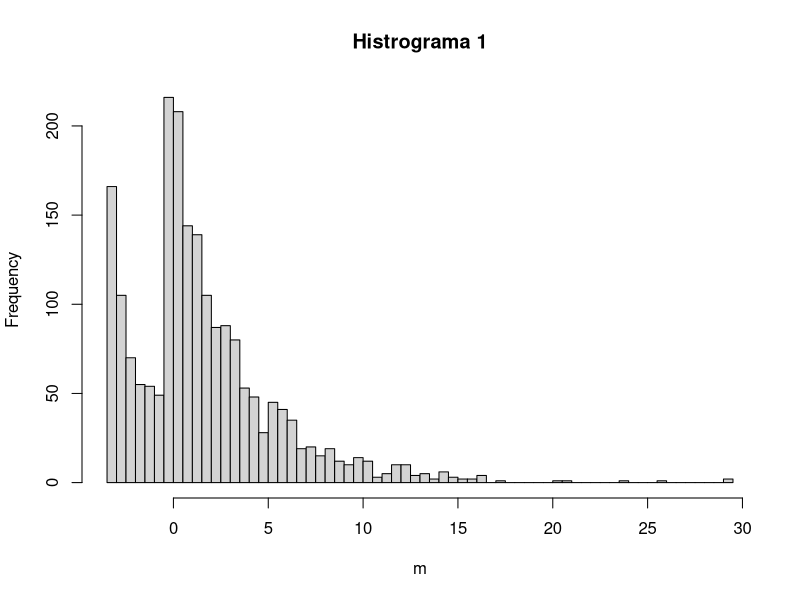
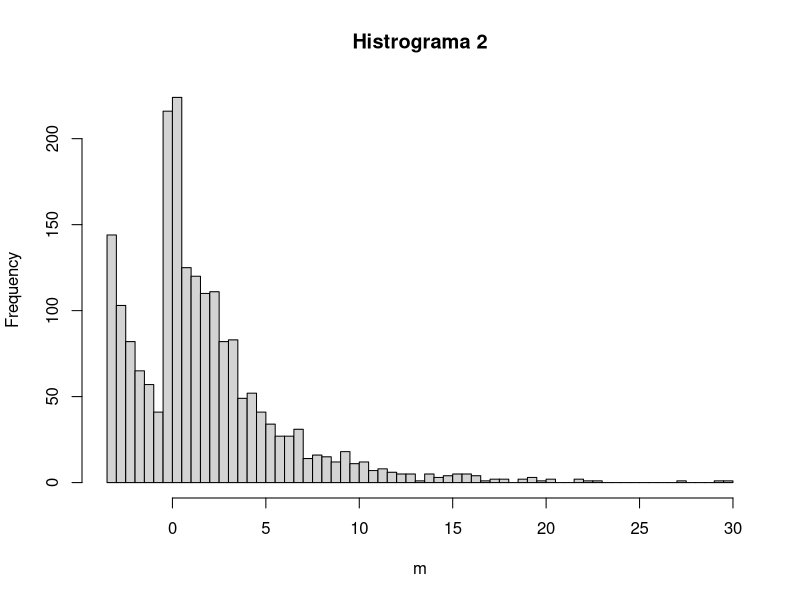
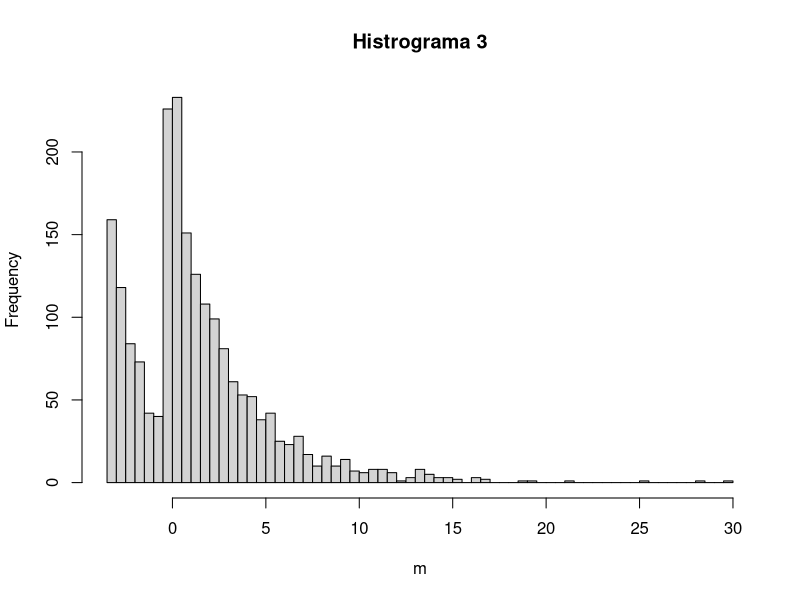
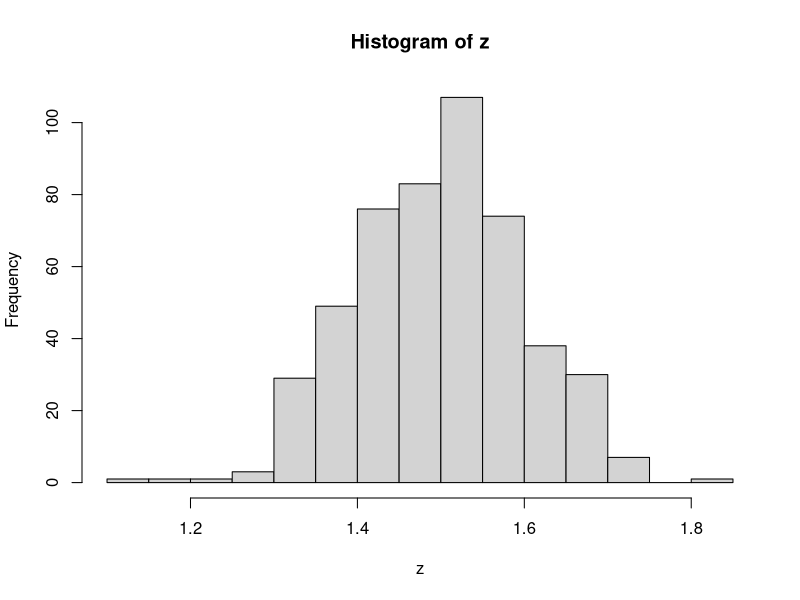

Here is the R script that generated these plots, in order:
## ---- chunk 1
options(warn = -1)
install.packages("semTools")
library(semTools)
## ---- chunk 2
z = rep(0,500) #repito "0" 500 vezes e armazeno em z
## ---- chunk 3
for(i in 1:500)
{
  m = mvrnonnorm(1000, c(1, 2), matrix(c(10, 2, 2, 5), 2, 2),
                 skewness = c(5, 2), kurtosis = c(3, 3))
  #grava a média da amostra
  z[i] =mean(m)
  
  #imprime as 3 primeiras
  if (i<4){
   
    hist(m,breaks=50, main= paste0("Histrograma ", i ))
  }
  
}
## ---- chunk 4
hist(z)
